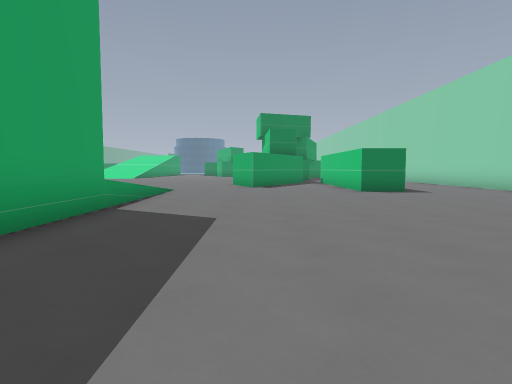
view 1 (above)

24 first-person views from a walk through a 3-D level made in the Godot game engine. The camera is 1.3 m above the floor, tilts 4° down and sees 75° across. The floor is counted in squares, 2 m on a side. Each view is taken from the middle of a square. On the plan, view 1 faces up. The plan holds only what a view shows up to about 10 squares ahead; the rest is blank. The place goes on beyond the plan.

view 2
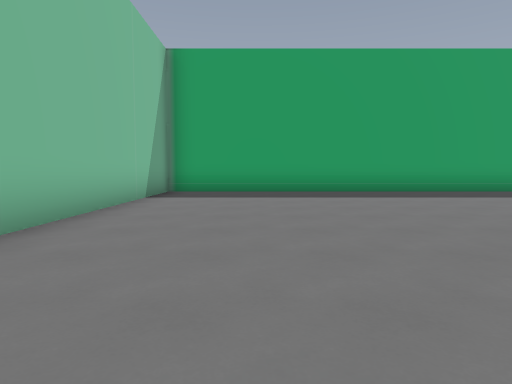

view 3
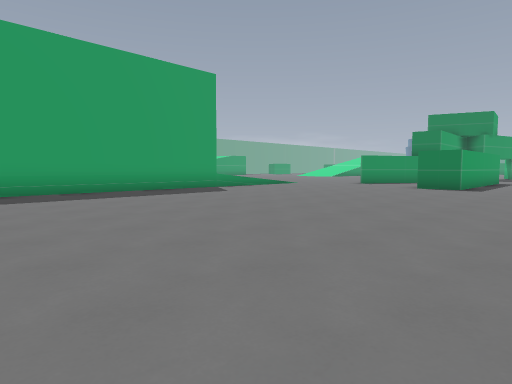

view 4
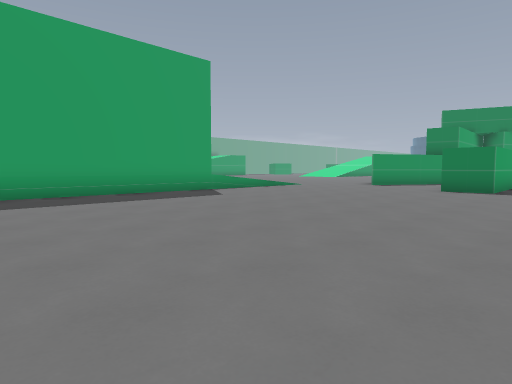

view 5
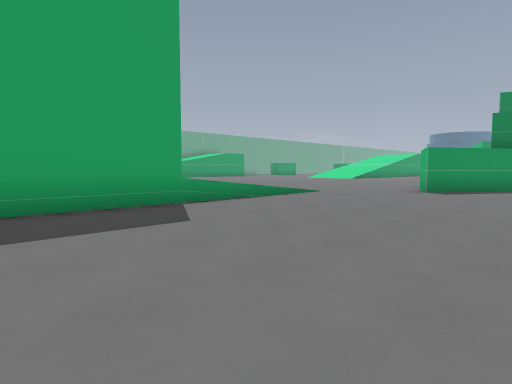

view 6
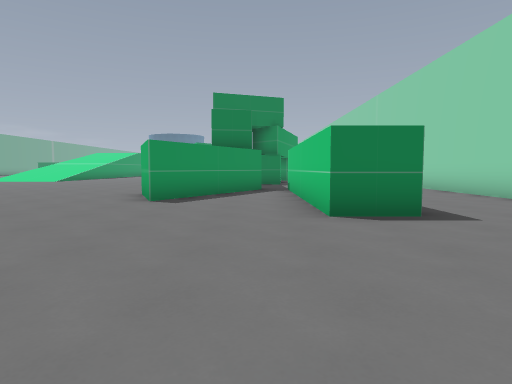

view 7
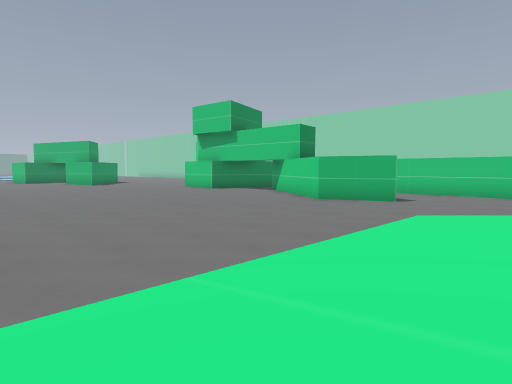

view 8
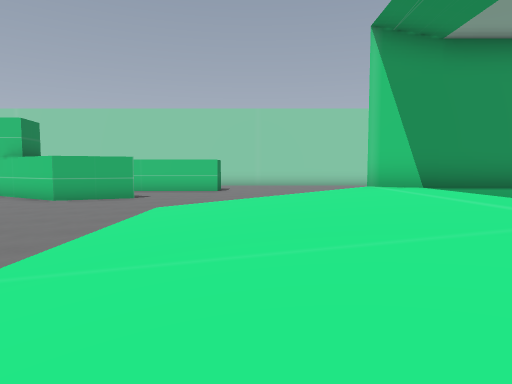

view 9
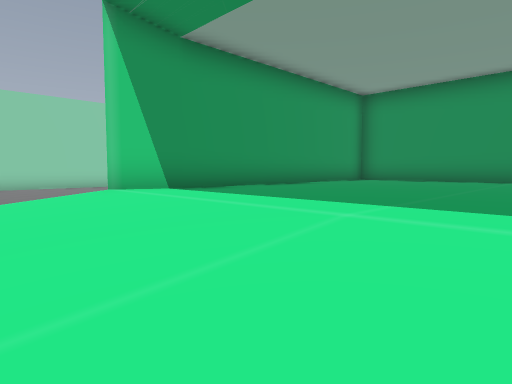

view 10
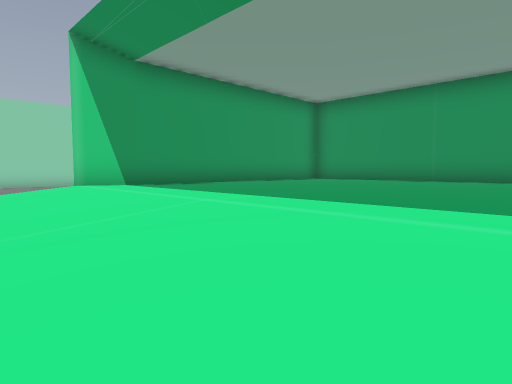

view 11
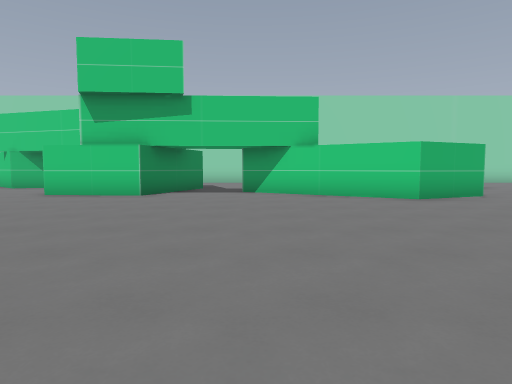

view 12
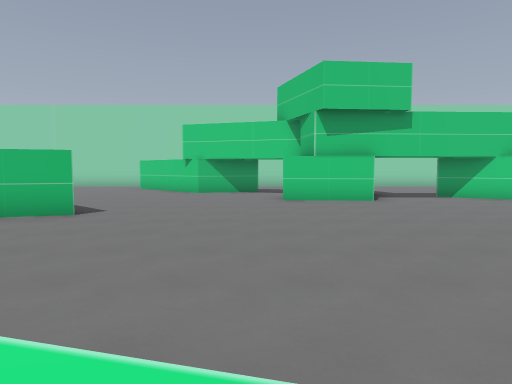

view 13
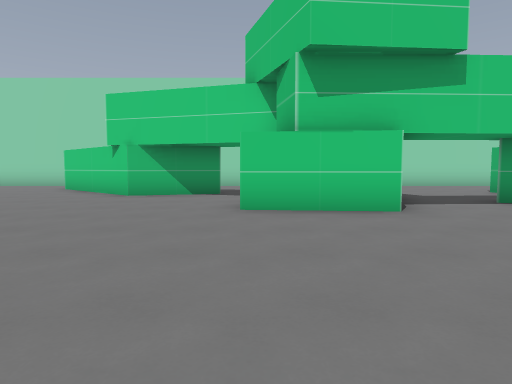

view 14
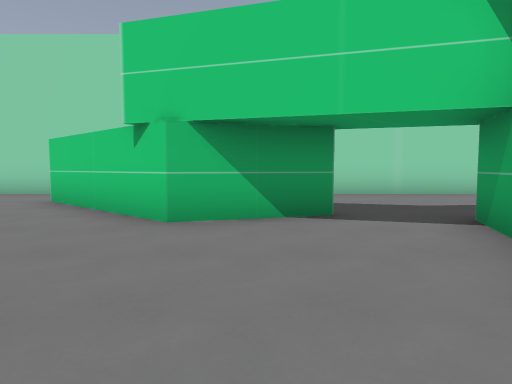

view 15
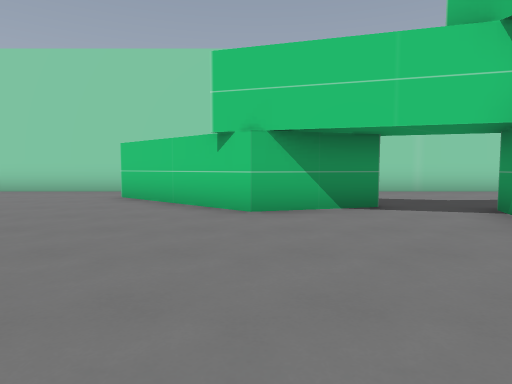

view 16
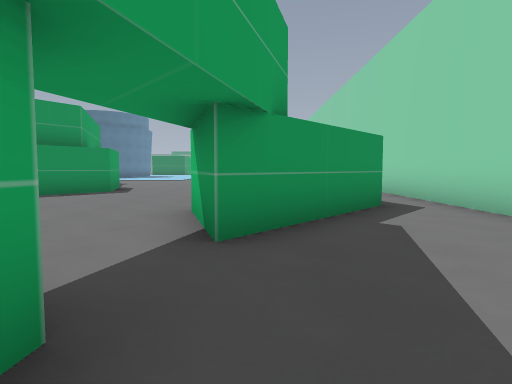

view 17
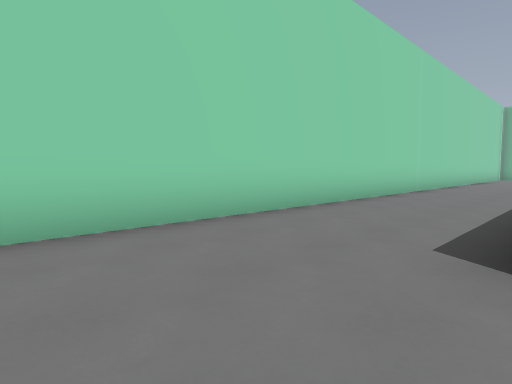

view 18
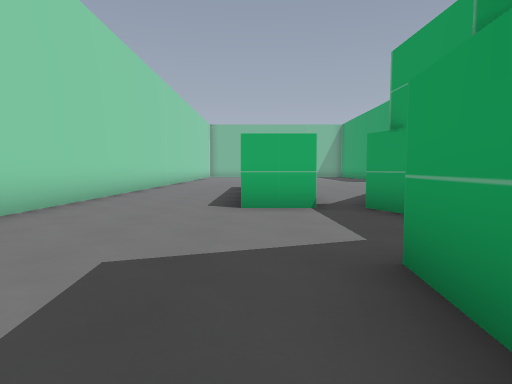

view 19
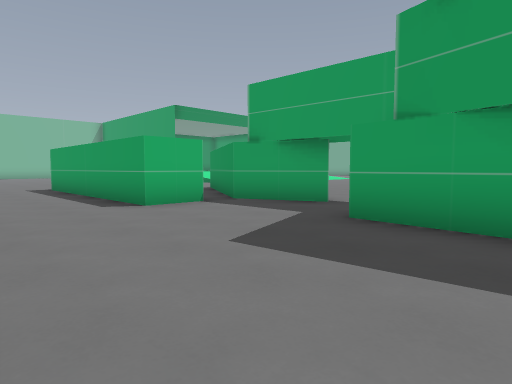

view 20
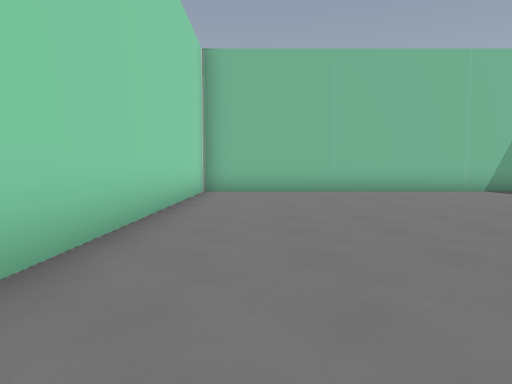

view 21
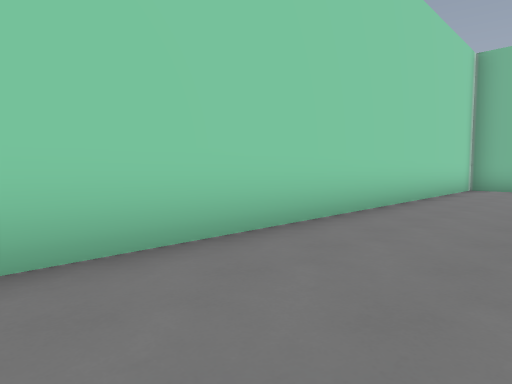

view 22
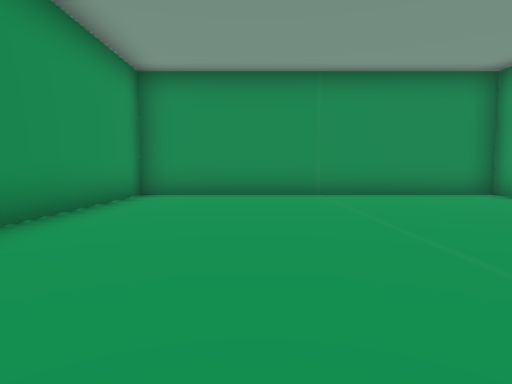

view 23
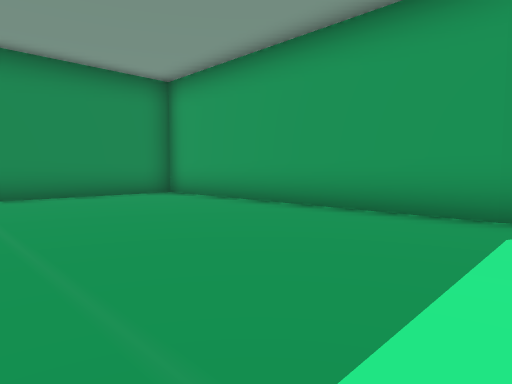

view 24
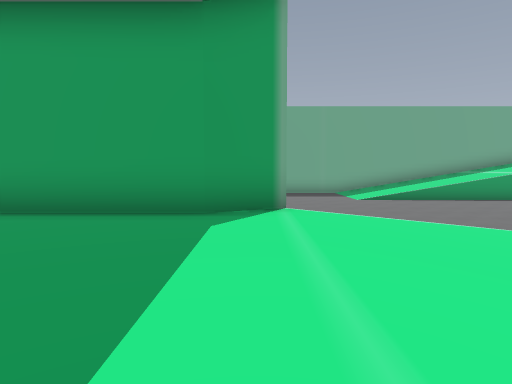

### Floor plan
Key: @ floor where view 1 was taken; # wall or solid block; . main floor; : floor 0.75 m higher than the main floor; + floor 1 m higher than the main floor; / step, stairs or slope; ^ raised ledge.
Columns run from 17 left of view 1 to 8 right of it. Each row starts with its distance up from view 1.
 30                 ##.. ....#
 29                ##........#
 28               ##.......#.#
 27              .#.......##.#
 26            ..........###.#
 25           ...........##..#
 24          /...........#...
 23         //...........#...
 22          /........#......#
 21           ........###....#
 20           ........###....#
 19           .........##....#
 18          ................#
 17          .........#......#
 16          .........##.....#
 15          ........#####...#
 14          ........##.##...#
 13          ........#..##...#
 12 ..      .........#..##...#
 11 ...     ............##...#
 10 .....   ............##...#
  9 ...../  ///////..........#
  8 .... //////////..........#
  7 ...  //////////..........#
  6 ..   ::::::::::..........#
  5      #++++++++#..........#
  4      #++++++++#..........#
  3      #++++++++#..........#
  2      #++++++++#..........#
  1      #++++++++#..........#
  0      #++++++++#..@.......#
 -1      #++++++++#..........#
 -2      #++++++++#..........#
 -3      #++++++++#..........#
 -4       ^^^^^^^^#..........#
 -5               ############

Positions as (right, up) in squares from view 1, and headings:
1: (0, 0), facing up
2: (7, -2), facing left
3: (7, -2), facing up-left
4: (6, -1), facing up-left
5: (3, 2), facing up-left
6: (2, 5), facing up
7: (-9, 8), facing up-right
8: (-10, 8), facing right
9: (-9, 8), facing down-right
10: (-11, 8), facing down-right
11: (-8, 17), facing right
12: (-9, 23), facing right
13: (-5, 22), facing right
14: (-1, 24), facing right
15: (-2, 25), facing right
16: (4, 20), facing up
17: (4, 18), facing down-right
18: (4, 21), facing down
19: (7, 21), facing down-left
20: (6, 5), facing down
21: (5, 7), facing down-right
22: (-6, 5), facing down
23: (-7, 5), facing down-left
24: (-7, 5), facing left
